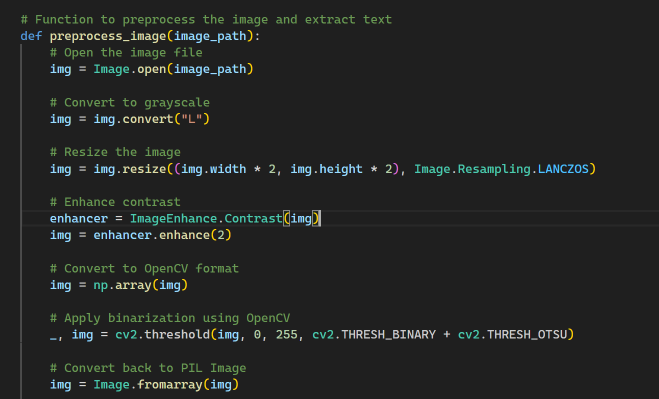
#> input picture image.png, 1318 x 798 px (shown at 1/2 size)
$ python img2text.py
#> lines starting #> are read from the running program, lines starting #| are printed output that depends on the picture; after the words box and inside, x2 and y2 are one past the last pixel; in counts of white or black regions, pixels touching at a corner belong together
from typing import Any
import cv2
import numpy as np
import pytesseract
from PIL import Image, ImageEnhance

# Set the path to the tesseract executable
PATH_TO_TESSERACT = "C:/Program Files/Tesseract-OCR/tesseract.exe"
pytesseract.pytesseract.tesseract_cmd = PATH_TO_TESSERACT


def preprocess_image(image_path: str) -> Image.Image:
    """
    Preprocess the image to enhance its quality for OCR.

    Args:
        image_path (str): The path to the image file.

    Returns:
        Image.Image: The preprocessed image.
    """
#> called with image_path = 'image.png'
    img = Image.open(image_path)  # Open the image
#> img is the input picture: PIL image 1318x798 RGBA; mean R, G, B, A 35.6, 37.6, 36.3, 255
    img = img.convert("L")  # Convert to grayscale
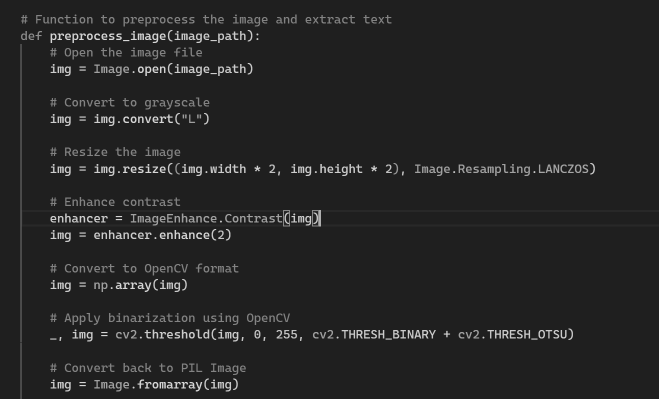
#> img: PIL image 1318x798 L (shown at 1/2 size); min 30, max 214, mean 36.9
    img = img.resize(
        (img.width * 2, img.height * 2), Image.Resampling.LANCZOS
    )  # Resize the image
#> img: PIL image 2636x1596 L
    enhancer = ImageEnhance.Contrast(img)
    img = enhancer.enhance(2)  # Enhance contrast
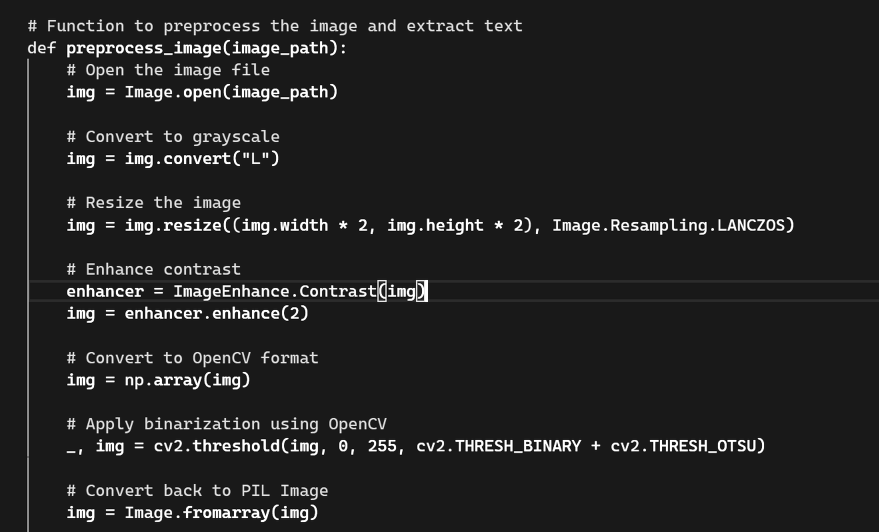
#> img: PIL image 2636x1596 L (shown at 1/3 size); min 0, max 255, mean 34.9
    img = np.array(img)  # Convert to OpenCV format
    _, img = cv2.threshold(
        img, 0, 255, cv2.THRESH_BINARY + cv2.THRESH_OTSU
    )  # Apply binarization
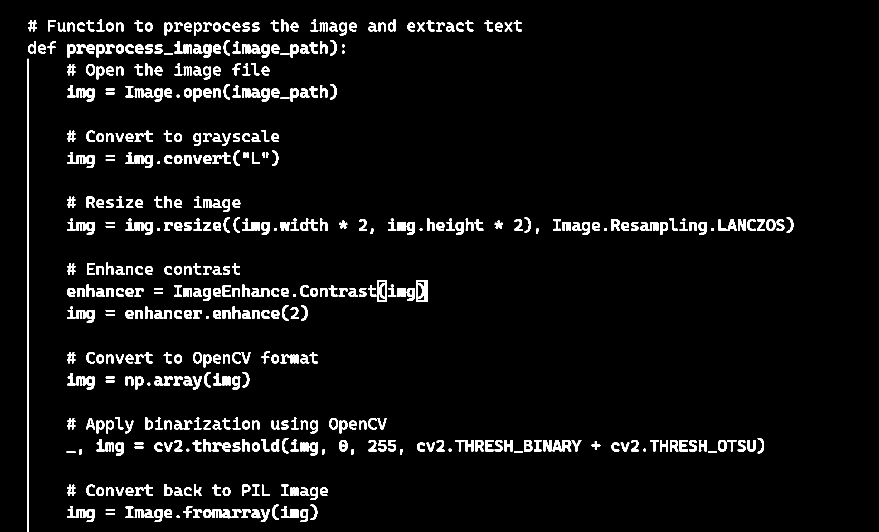
#> img: shape (1596, 2636) (shown at 1/3 size); 4.5% white; 537 white regions, largest, box (x1, y1, x2, y2) and area: (82, 176, 86, 1370) 4772, (1248, 840, 1284, 906) 1574, (1132, 840, 1160, 906) 1041
    img = Image.fromarray(img)  # Convert back to PIL Image
    return img


def extract_text_from_image(image_path: str) -> str:
    """
    Extract text from the given image using Tesseract OCR.

    Args:
        image_path (str): The path to the image file.

    Returns:
        str: The extracted text from the image.
    """
    img = preprocess_image(image_path)  # Preprocess the image
#> (the run stopped early here; a loop or call above may not have finished)
